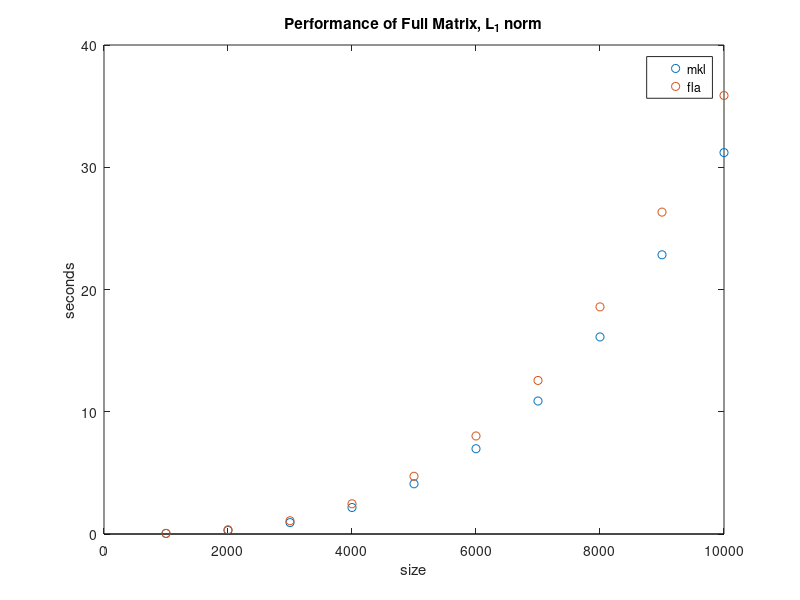

This chart was generated by the following MATLAB code:
function [] = f1()
for i=1:10
    size(1,i)=i*1000;
end
mkl =[ 4.071e-02;
 2.899e-01;
 9.349e-01;
 2.169e+00;
 4.107e+00;
 6.975e+00;
 1.088e+01;
 1.612e+01;
 2.284e+01;
 3.120e+01
];
fla =[ 5.246e-02;
 3.466e-01;
 1.085e+00;
 2.473e+00;
 4.721e+00;
 8.020e+00;
 1.256e+01;
 1.858e+01;
 2.633e+01;
 3.587e+01
];
X = size;
Y=[mkl,fla];
stem(X,Y,'LineStyle','none');
legend('mkl','fla');
title('Performance of Full Matrix, L_{1} norm')
xlabel('size');
ylabel('seconds')
return